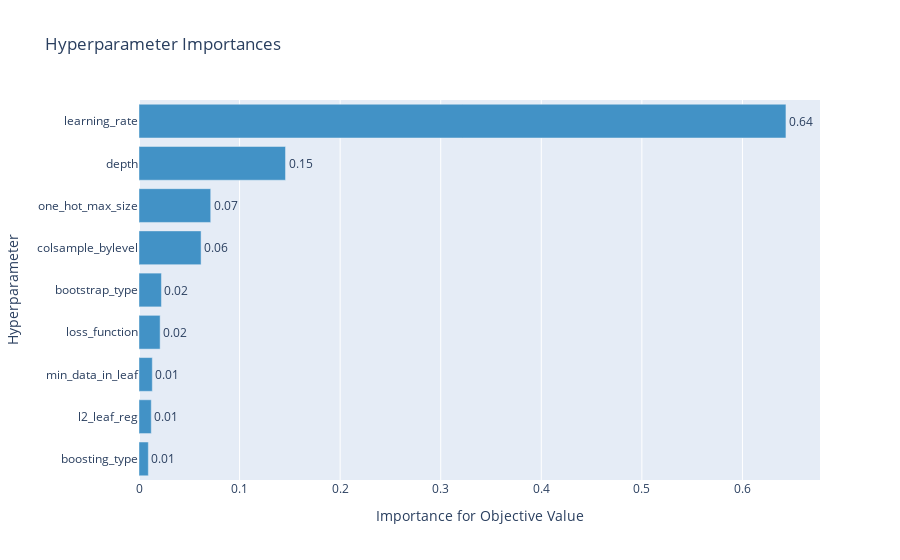

This figure's notebook cell:
### Code cell
optuna.visualization.plot_param_importances(study)

### Figure 1 — Plotly figure (JSON) as saved in the notebook; plotly's stock layout.template omitted (floating-point values rounded to 4 significant figures)
{"data": [{"cliponaxis": false, "hovertemplate": ["boosting_type (CategoricalDistribution): 0.009273295350612177<extra></extra>", "l2_leaf_reg (LogUniformDistribution): 0.012195461426047216<extra></extra>", "min_data_in_leaf (IntUniformDistribution): 0.013235427224742002<extra></extra>", "loss_function (CategoricalDistribution): 0.021005440887531673<extra></extra>", "bootstrap_type (CategoricalDistribution): 0.022303356837309576<extra></extra>", "colsample_bylevel (UniformDistribution): 0.06172960304238004<extra></extra>", "one_hot_max_size (IntUniformDistribution): 0.07131187449691666<extra></extra>", "depth (IntUniformDistribution): 0.1456846507944121<extra></extra>", "learning_rate (LogUniformDistribution): 0.6432608899400487<extra></extra>"], "marker": {"color": "rgb(66,146,198)"}, "orientation": "h", "text": ["0.009273295350612177", "0.012195461426047216", "0.013235427224742002", "0.021005440887531673", "0.022303356837309576", "0.06172960304238004", "0.07131187449691666", "0.1456846507944121", "0.6432608899400487"], "textposition": "outside", "texttemplate": "%{text:.2f}", "type": "bar", "x": [0.009273, 0.0122, 0.01324, 0.02101, 0.0223, 0.06173, 0.07131, 0.1457, 0.6433], "y": ["boosting_type", "l2_leaf_reg", "min_data_in_leaf", "loss_function", "bootstrap_type", "colsample_bylevel", "one_hot_max_size", "depth", "learning_rate"]}], "layout": {"showlegend": false, "title": {"text": "Hyperparameter Importances"}, "xaxis": {"title": {"text": "Importance for Objective Value"}}, "yaxis": {"title": {"text": "Hyperparameter"}}}}
